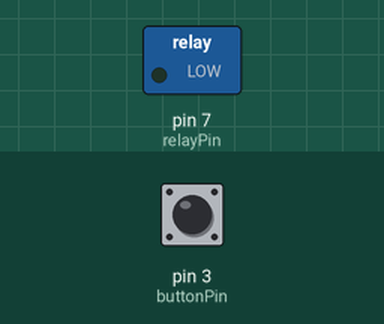
Simulated run of this sketch. Board: Arduino Uno, built with avr-gcc and run on an emulated ATmega328P. Parts: switched loads named in the sketch (green lamp = pin HIGH). The inputs (shaded band) are chosen by the test bench; at power-on: pin 3 (buttonPin) LOW.

Above: at 1.2 s.
1.3 s: pin 3 (buttonPin) pulled HIGH for 0.15 s
At 1.37 s:
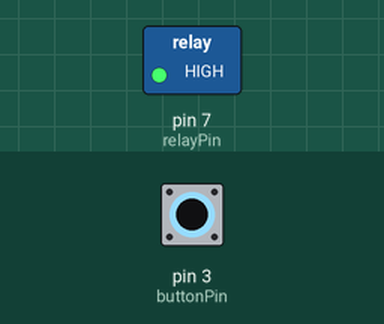
2.9 s: pin 3 (buttonPin) pulled HIGH for 3.2 s
At 7.0 s:
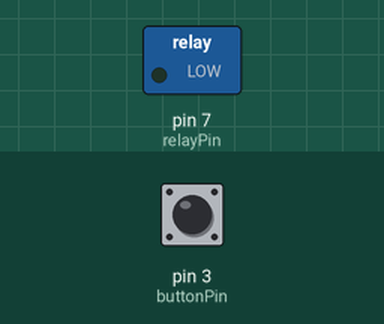
Timing chart, 0 to 8.5 s (numbered marks = the images above; inputs shaded):
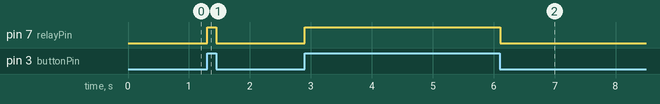

Measured:
- after the input at 1.3 s, pin 7 (relayPin): LOW → HIGH at once, → LOW 0.15 s later
- after the input at 2.9 s, pin 7 (relayPin): LOW → HIGH at once, → LOW 3.2 s later

The sketch:

Relay.ino
```cpp
// demo of Starter Kit V2.0 - Grove - Relay
// when a button press, relay will on

const int buttonPin = 3;     // the button is attached to digital pin 3
const int relayPin =  7;     // the relay is attached to digital pin 9
int buttonState = 0;

void setup()
{
    pinMode(relayPin, OUTPUT);
    pinMode(buttonPin, INPUT);
}

void loop()
{
    // read the state of the button:
    buttonState = digitalRead(buttonPin);

    if (buttonState == 1)
    {
        digitalWrite(relayPin, HIGH);
    }
    else
    {
        digitalWrite(relayPin, LOW);
    }
    delay(10);
}
```
